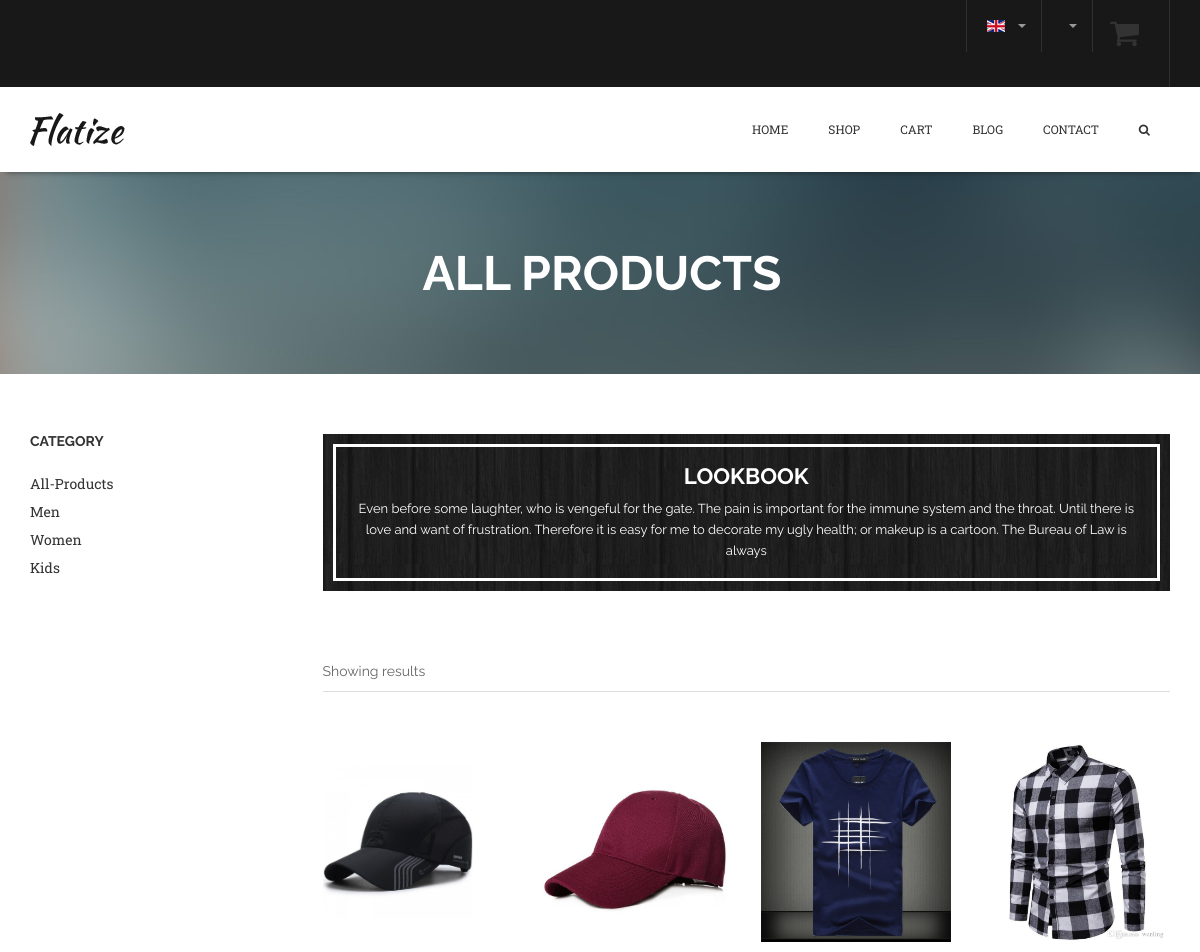
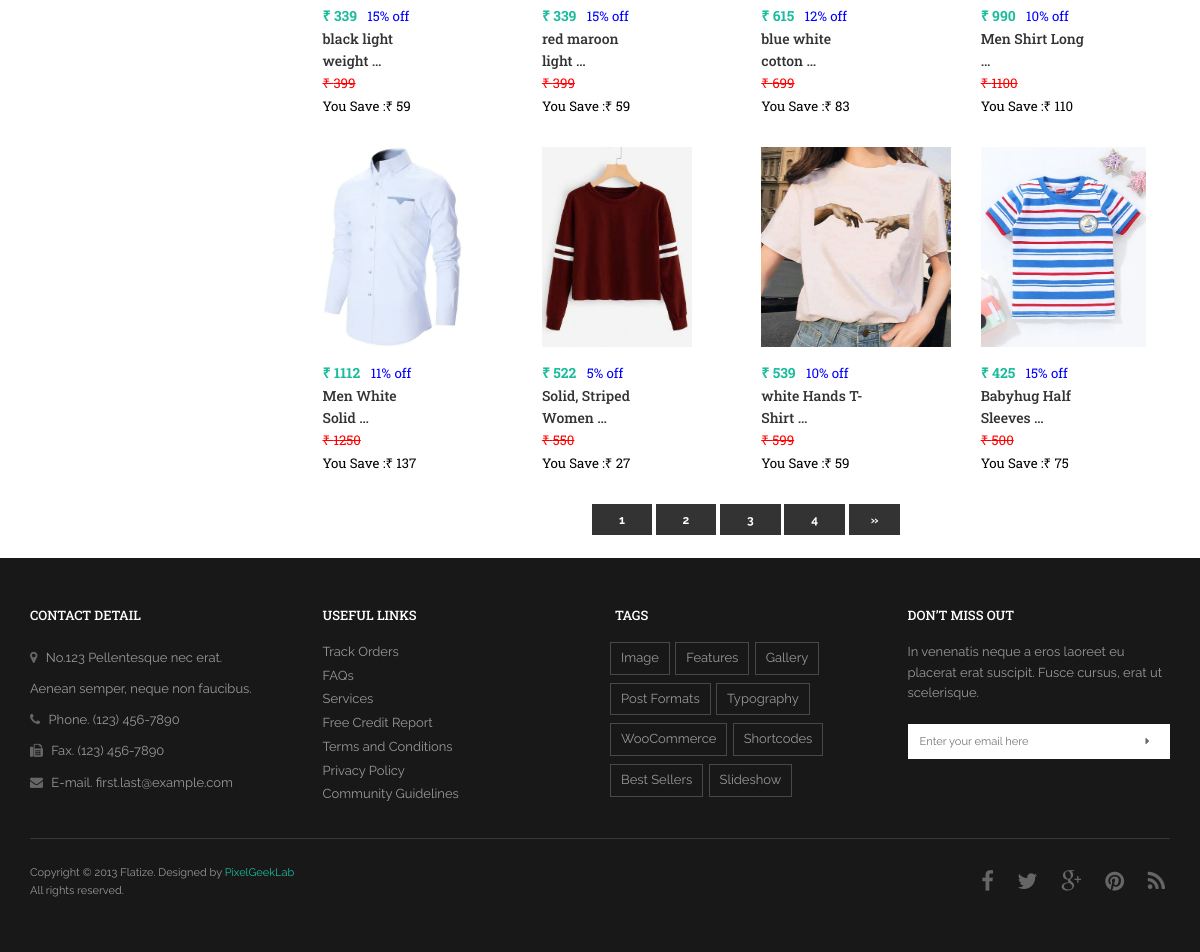
Screenshot of /allproducts/ with the database file from the repository (2 pictures, top to bottom).
### myapp/models.py (models this page shows, shortened)
class MainCategoryModel(models.Model):
    name = models.CharField(max_length=200)
    image = models.ImageField(upload_to ='MainCategory')
    info  = models.CharField(max_length=200)

class ProductModel(models.Model):
    mcate = models.ForeignKey(MainCategoryModel,on_delete=models.CASCADE)
    scate = models.ForeignKey(SubCategoryModel,on_delete=models.CASCADE)
    name = models.CharField(max_length=200)
    image = models.ImageField(upload_to = 'Product')
    og_price = models.IntegerField(default=0)
    discount = models.IntegerField(default=0)
    discounted_price = models.IntegerField(default=0)
    sell_price = models.IntegerField(default=0)
    info = models.TextField()
    status = models.CharField(max_length=200,choices=st,default='New-Arrival')
    total_price = models.IntegerField(default=0)

### myapp/views.py (the view)
# urls.py: path('allproducts/',AllproductsView),
def AllproductsView(request):
    all_mcate = MainCategoryModel.objects.all()
    cid = request.GET.get("cid")
    if cid:
        all_products = ProductModel.objects.filter(mcate__id=cid)
    else:
        all_products = ProductModel.objects.all()
    paginator = Paginator(all_products, 8, orphans=1)
    page_number = request.GET.get('page')
    show_data = paginator.get_page(page_number)
    context = {'all_mcate':all_mcate,'all_products':show_data}
    return render(request,'allproducts.html',context)

### myapp/templates/allproducts.html (shortened to what this page needs)
{% extends 'base.html' %}
{% load static %}
{% block body %}
<section class="page-top-md">
    <div class="container">
        <div class="page-top-in">
            <h2><span>All Products</span></h2>
        </div>
    </div>
</section>
<div class="container">
    <div class="row">
        <div class="col-md-3">
            <aside class="sidebar">
                <aside class="block blk-cat">
                    <h4>Category</h4>
                    <ul class="list-unstyled list-cat">
                        <li><a href="/allproducts/">All-Products</a></li>
                        {% for mcate in all_mcate %}
                        <li><a href="/allproducts/?cid={{mcate.id}}">{{mcate.name}}</a></li>
                        {% endfor %}
                    </ul>
                </aside>
            </aside>
        </div>
        <div class="col-md-9">
            <section id="lookbook">
                <div class="lookbook">
                    <h2><a href="#">Lookbook</a></h2>
                    <p>Even before some laughter, who is vengeful for the gate. The pain is important for the immune
                        system and the throat. Until there is love and want of frustration. Therefore it is easy for me
                        to decorate my ugly health; or makeup is a cartoon. The Bureau of Law is always</p>
                </div>
            </section>
            <div class="catalog">
                <div class="toolbar clearfix">
                    <p class="pull-left">Showing results</p>
                </div>
                <div class="row">
                    {% for prod in all_products %}
                    <div class="col-xs-3 animation animated fadeInUp" style="opacity: 0;">
                        <div class="product">
                            <div class="product-thumb-info">
                                <div class="product-thumb-info-image">
                                    <span class="product-thumb-info-act">
                                    </span>
                                    <img alt="" style="height: 200px" class="img-responsive" src="{{prod.image.url}}">
                                </div>
                                <div class="product-thumb-info-content">
                                    <span class="price"><strong>₹ {{prod.sell_price}}&nbsp;&nbsp;</strong> <small
                                            style="color: blue; ">{{prod.discount}}% off</small>
                                        <h4><a href="/productinformation/{{prod.id}}/">{{prod.name|truncatewords:3}}</a></h4>
                                        <span class="item-cat"><small style = "color:red"><strike>₹ {{prod.og_price}}</strike></small></span>
                                        <span class="item-cat"><small style = "color:black" >You Save :₹ {{prod.discounted_price}}</small></span>
                                </div>
                            </div>
                        </div>
                    </div>
                    {% endfor %}
                </div>
                <div class="text-center">
                    <div class="row float-right ">
                        <span class="m-0 p-0">
                            <span>{% for pg in all_products.paginator.page_range %}
                                {% if all_products.number == pg %}
                                <a href="?page={{pg}}" class="btn btn-default btn-xs">
                                    <span class="badge">{{pg}}</span>
                                </a>
                                {% else %}
                                <a href="?page={{pg}}" class="btn btn-default btn-xs">
                                    <span class="badge">{{pg}}</span>
                                </a>
                                {% endif %}
                                {% endfor %}</span>
                            {% if all_products.has_next %}
                            <a class="btn btn-default btn-xs"
                                href="?page={{all_products.next_page_number}}&ok=#ok">»</a>
                            {% endif %}
                        </span>
                    </div>
                </div>
                <br>
            </div>
        </div>
    </div>
</div>
{% endblock body %}

### myapp/templates/base.html (shortened to what this page needs)
{% load static %}
<!DOCTYPE html>
<html lang="en">
<head>
	<link href="{% static 'bootstrap/css/bootstrap.min.css' %}" rel="stylesheet">
	<link href="{% static 'css/fonts/font-awesome/css/font-awesome.css' %}" rel="stylesheet">
	<link href="{% static 'vendor/owl-carousel/owl.carousel.css' %}" rel="stylesheet">
	<link href="{% static 'vendor/owl-carousel/owl.theme.css' %}" rel="stylesheet">
	<link href="{% static 'vendor/owl-carousel/owl.transitions.css' %}" rel="stylesheet">
	<link href="{% static 'vendor/bxslider/jquery.bxslider.css' %}" rel="stylesheet">
	<link rel="stylesheet" href="{% static 'vendor/flexslider/flexslider.css' %}" media="screen">
	<link href="{% static 'css/theme-animate.css' %}" rel="stylesheet">
	<link href="{% static 'css/theme-elements.css' %}" rel="stylesheet">
	<link href="{% static 'css/theme-blog.css' %}" rel="stylesheet">
	<link href="{% static 'css/theme-shop.css' %}" rel="stylesheet">
	<link href="{% static 'css/theme.css' %}" rel="stylesheet">
	<link rel="stylesheet" href="{% static 'style-switcher/css/style-switcher.css' %}">
	<link href="{% static 'css/colors/cyan/style.html' %}" rel="stylesheet" id="layoutstyle">
	<link href="{% static 'css/theme-responsive.css' %}" rel="stylesheet">
</head>
<body>
	<div id="page">
		<header>
			<div id="top">
				<div class="container">
					<ul class="nav nav-pills nav-top navbar-right">
						<li class="dropdown langs">
							<a href="#" class="dropdown-toggle" data-toggle="dropdown"><img
									src="{% static 'images/flags/en.gif' %}" alt="English"> <span
									class="caret"></span></a>
						</li>
						<li class="dropdown my-account">
							<a href="#" class="dropdown-toggle" data-toggle="dropdown">{{request.user.username}} <span
									class="caret"></span></a>
						</li>
						<li class="dropdown menu-shop">
							<a href="#" class="dropdown-toggle" data-toggle="dropdown">
								<h3><i class="fa fa-shopping-cart"></i> <span
										class="shopping-bag"><strong>{{cart_count}}</strong></span></h3>
							</a>
									{% for i in cart_items %}
									<li class="product">
										<div class="product-thumb-info">
											<div class="product-thumb-info-image">
												<a href="shop-product-detail1.html"><img alt="" width="60"
														src="{{i.product.image.url}}"></a>
											</div>
											<div class="product-thumb-info-content">
												<h4><a href="shop-product-detail2.html">{{i.product.name}}</a></h4>
												<span class="item-cat"><small><a
															href="#">{{i.product.scate}}</a></small></span>
												<span class="price">{{i.product.sell_price}}</span>
											</div>
										</div>
										{% empty %}
									</li>
									{% endfor %}
								</ul>
							</div>
				</div>
			</div>
			<nav class="navbar navbar-default navbar-main navbar-main-slide" role="navigation">
				<div class="container">
					<div class="navbar-header">
						<a class="logo" href="/home/"><img src="{% static 'images/logo.png' %}" alt="Flatize"></a>
					</div>
					<ul class="nav navbar-nav navbar-act pull-right">
						<li class="search"><a href="javascript:void(0);" data-toggle="modal"
								data-target=".bs-example-modal-lg"><i class="fa fa-search"></i></a></li>
					</ul>
					<div class="navbar-collapse collapse">
						<ul class="nav navbar-nav pull-right">
							<li><a href="/home/">Home</a>
							</li>
							<li><a href="/allproducts/">Shop</a>
							</li>
							<li><a href="/cart/">Cart</a>
							</li>
							<li><a href="/blog/">Blog</a>
							</li>
							<li><a href="/contact/">Contact</a>
							</li>
						</ul>
					</div>
				</div>
			</nav>
		{% block body %}
		{% endblock body %}
		<footer class="footer">
			<div class="container">
				<div class="upper-foot">
					<div class="row">
						<div class="col-xs-6 col-sm-3">
							<h2>Contact detail</h2>
							<address>
								<i class="fa fa-map-marker"></i> No.123 Pellentesque nec erat.<br>
								Aenean semper, neque non faucibus.<br>
								<i class="fa fa-phone"></i> Phone. (123) 456-7890<br>
								<i class="fa fa-fax"></i> Fax. (123) 456-7890<br>
								<i class="fa fa-envelope"></i> E-mail. <a href="mailto:#">first.last@example.com</a>
							</address>
						</div>
						<div class="col-xs-6 col-sm-3">
							<h2>Useful links</h2>
							<ul class="list-unstyled">
								<li><a href="#">Track Orders</a></li>
								<li><a href="#">FAQs</a></li>
								<li><a href="#">Services</a></li>
								<li><a href="#">Free Credit Report</a></li>
								<li><a href="#">Terms and Conditions</a></li>
								<li><a href="#">Privacy Policy</a></li>
								<li><a href="#">Community Guidelines</a></li>
							</ul>
						</div>
						<div class="col-xs-6 col-sm-3">
							<h2>Tags</h2>
							<ul class="list-inline tagclouds">
								<li><a href="#">Image</a></li>
								<li><a href="#">Features</a></li>
								<li><a href="#">Gallery</a></li>
								<li><a href="#">Post Formats</a></li>
								<li><a href="#">Typography</a></li>
								<li><a href="#">WooCommerce</a></li>
								<li><a href="#">Shortcodes</a></li>
								<li><a href="#">Best Sellers</a></li>
								<li><a href="#">Slideshow</a></li>
							</ul>
						</div>
						<div class="col-xs-6 col-sm-3">
							<h2>Don’t miss out</h2>
							<p>In venenatis neque a eros laoreet eu placerat erat suscipit. Fusce cursus, erat ut
								scelerisque.</p>
							<form class="form-inline form-newsletter" role="form">
								<div class="form-group">
									<input type="email" class="form-control" id="exampleInputEmail2"
										placeholder="Enter your email here">
								</div>
								<button type="submit" class="btn"><i class="fa fa-caret-right"></i></button>
							</form>
						</div>
					</div>
				</div>
				<div class="below-foot">
					<div class="row">
						<div class="col-xs-6 copyrights">
							<p>Copyright © 2013 Flatize. Designed by <a
									href="http://pixelgeeklab.com/">PixelGeekLab</a><br>
								All rights reserved.</p>
						</div>
						<div class="col-xs-6 text-right">
							<ul class="list-inline social-list">
								<li><a data-toggle="tooltip" data-placement="top" title="Facebook" href="#"><i
											class="fa fa-facebook"></i></a></li>
								<li><a data-toggle="tooltip" data-placement="top" title="Twitter" href="#"><i
											class="fa fa-twitter"></i></a></li>
								<li><a data-toggle="tooltip" data-placement="top" title="Google+" href="#"><i
											class="fa fa-google-plus"></i></a></li>
								<li><a data-toggle="tooltip" data-placement="top" title="Pinterest" href="#"><i
											class="fa fa-pinterest"></i></a></li>
								<li><a data-toggle="tooltip" data-placement="top" title="RSS" href="#"><i
											class="fa fa-rss"></i></a></li>
							</ul>
						</div>
					</div>
				</div>
			</div>
		</footer>
</body>
</html>

### static/css/theme-elements.css (style rules this page uses)
h1, h2, h3, h4, h5, h6 { color: #333333; margin: 0 0 20px; }
p, ul, ol { margin: 0 0 20px; }
a { color: #333333; -webkit-transition: all 300ms; -moz-transition: all 300ms; transition: all 300ms; }
address { line-height: 2.4; }
small, .post-meta { font-size: 95%; }
input, button, select, textarea { background: #fafafa; border: 1px solid #dddddd; }
.form-control { border-color: #dddddd; box-shadow: none; height: 35px; }
.btn, .form-control { border-radius: 0; -webkit-transition: all 300ms; -moz-transition: all 300ms; transition: all 300ms; }
.btn { background-color: transparent; border: 2px solid #333333; color: #333333; font-size: .857em; font-weight: 700; min-width: 140px; padding: 14px 15px 13px; text-transform: uppercase; }
.btn-default { background-color: #333333; color: white; }
.btn-xs { min-width: 0; padding: 5px 20px 4px; }
.product { margin-bottom: 30px; position: relative; }
.product-thumb-info-act { left: 0; position: absolute; text-align: center; bottom: 50%; margin-bottom: -25px; width: 100%; z-index: 3; }
.product-thumb-info-image { margin-bottom: 15px; position: relative; }
.price { color: #1abc9c; font-family: Roboto Slab, serif; }
.item-cat, .price { display: block; }
.product-thumb-info-content h4 { font-family: Roboto Slab, serif; font-size: 1em; line-height: 1.6; margin-bottom: 0; padding-right: 85px; }
.form-newsletter { position: relative; }
.form-newsletter .form-group { width: 100%; }
.form-newsletter .form-group .form-control { border: none; font-size: .857em; padding-right: 45px; width: 100%; }
.form-newsletter .btn { background: white; border: none; height: 35px; min-width: 40px; padding: 10px 0 9px; position: absolute; right: 0; top: 0; text-align: center; }
.tagclouds a { border: 1px solid #484848; color: #999999; display: inline-block; margin: 0 2px 5px 0; padding: 5px 10px; text-transform: capitalize; }

### static/css/theme-shop.css (style rules this page uses)
.toolbar { border-bottom: 1px solid #dddddd; margin-bottom: 50px; }
.toolbar p { line-height: 40px; margin: 0; }
.list-cat { font-family: Roboto Slab, serif; }
.list-cat li { line-height: 2; }

### rows the page displays
MainCategoryModel: name "Men"
MainCategoryModel: name "Women"
MainCategoryModel: name "Kids"
ProductModel: image (picture), sell_price "339", discount "15", name "black light weight …", og_price "399", discounted_price "59"
ProductModel: image (picture), sell_price "339", discount "15", name "red maroon light …", og_price "399", discounted_price "59"
ProductModel: image (picture), sell_price "615", discount "12", name "blue white cotton …", og_price "699", discounted_price "83"
ProductModel: image (picture), sell_price "990", discount "10", name "Men Shirt Long …", og_price "1100", discounted_price "110"
ProductModel: image (picture), sell_price "1112", discount "11", name "Men White Solid …", og_price "1250", discounted_price "137"
ProductModel: image (picture), sell_price "522", discount "5", name "Solid, Striped Women …", og_price "550", discounted_price "27"
ProductModel: image (picture), sell_price "539", discount "10", name "white Hands T-Shirt …", og_price "599", discounted_price "59"
ProductModel: image (picture), sell_price "425", discount "15", name "Babyhug Half Sleeves …", og_price "500", discounted_price "75"

### other values shown
{{ pg }} "1"
{{ pg }} "2" "3" "4"
